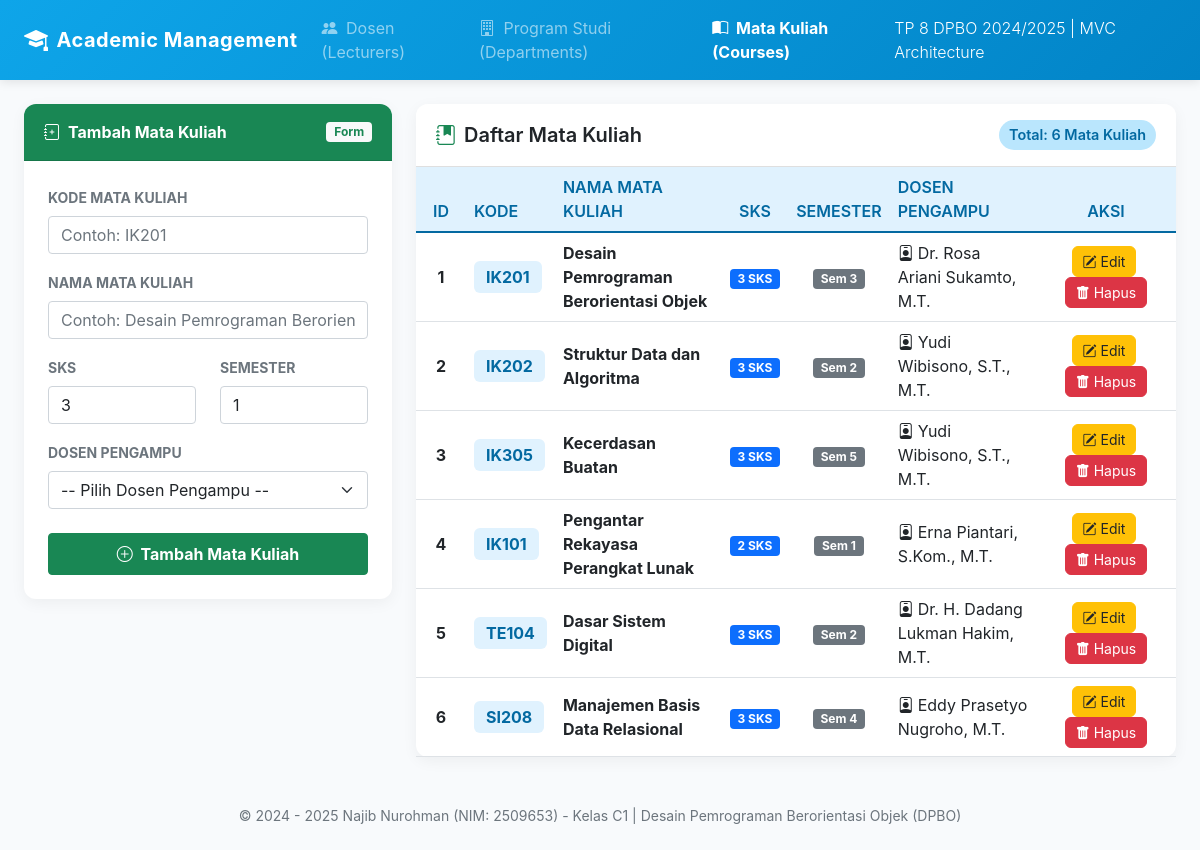
The page /Project/course.php on the database its author committed.
### tables this page shows
CREATE TABLE `courses` (
  `id` INT AUTO_INCREMENT PRIMARY KEY,
  `code` VARCHAR(20) NOT NULL UNIQUE,
  `name` VARCHAR(100) NOT NULL,
  `credits` INT NOT NULL,
  `semester` INT NOT NULL,
  `lecturer_id` INT NULL,
  CONSTRAINT `fk_courses_lecturers` FOREIGN KEY (`lecturer_id`) 
    REFERENCES `lecturers` (`id`) ON DELETE SET NULL ON UPDATE CASCADE
);

CREATE TABLE `lecturers` (
  `id` INT AUTO_INCREMENT PRIMARY KEY,
  `name` VARCHAR(100) NOT NULL,
  `nidn` VARCHAR(30) NOT NULL UNIQUE,
  `phone` VARCHAR(25) NOT NULL,
  `join_date` DATE NOT NULL,
  `department_id` INT NULL,
  CONSTRAINT `fk_lecturers_departments` FOREIGN KEY (`department_id`) 
    REFERENCES `departments` (`id`) ON DELETE SET NULL ON UPDATE CASCADE
);

### Project/models/DB.php (called while the page is built, shortened)
<?php
class DB {
    private $hostname;
    private $username;
    private $password;
    private $dbname;
    private $conn;
    function __construct($hostname, $username, $password, $dbname) {
        $this->hostname = $hostname;
        $this->username = $username;
        $this->password = $password;
        $this->dbname = $dbname;
    }
    function open() {
        $this->conn = mysqli_connect($this->hostname, $this->username, $this->password, $this->dbname);
    }
    function execute($query) {
        $this->result = mysqli_query($this->conn, $query);
        return $this->result;
    }
}
?>

### Project/models/Course.php (called while the page is built, shortened)
<?php
require_once "DB.php";
class Course extends DB {
    function getCourses() {
        $query = "SELECT courses.*, lecturers.name AS lecturer_name, departments.name AS department_name
                  FROM courses
                  LEFT JOIN lecturers ON courses.lecturer_id = lecturers.id
                  LEFT JOIN departments ON lecturers.department_id = departments.id
                  ORDER BY courses.id ASC";
        return $this->execute($query);
    }
}
?>

### Project/controllers/CourseController.php (called while the page is built, shortened)
<?php
require_once "models/Course.php";
require_once "views/CourseView.php";
class CourseController {
    private $course;
    private $lecturer;
    private $view;
    public function __construct() {
        $this->course = new Course(Config::$hostname, Config::$username, Config::$password, Config::$dbname);
        $this->lecturer = new Lecturer(Config::$hostname, Config::$username, Config::$password, Config::$dbname);
        $this->view = new CourseView();
    }
    public function index() {
        $this->course->open();
        $this->lecturer->open();
        $this->course->getCourses();
        $courses = [];
        while ($row = $this->course->getResult()) {
            $courses[] = $row;
        }
        $this->lecturer->getLecturers();
        $lecturers = [];
        while ($row = $this->lecturer->getResult()) {
            $lecturers[] = $row;
        }
        $this->view->render($courses, $lecturers);
    }
}
?>

### Project/views/CourseView.php (the view, shortened to what this page needs)
<?php
class CourseView {
    public function render($courses, $lecturers, $editData = null) {
        $tableContent = "";
        foreach ($courses as $row) {
            $lecturerBadge = !empty($row['lecturer_name'])
                ? '<span class="fw-semibold text-dark"><i class="bi bi-person-badge me-1"></i>' . htmlspecialchars($row['lecturer_name']) . '</span>'
                : '<span class="text-muted fst-italic">Belum Ditentukan</span>';
            $tableContent .= '<tr>
                <td class="text-center fw-bold">' . $row['id'] . '</td>
                <td><span class="badge-dept fw-bold">' . htmlspecialchars($row['code']) . '</span></td>
                <td><span class="fw-bold text-dark">' . htmlspecialchars($row['name']) . '</span></td>
                <td class="text-center"><span class="badge bg-primary">' . $row['credits'] . ' SKS</span></td>
                <td class="text-center"><span class="badge bg-secondary">Sem ' . $row['semester'] . '</span></td>
                <td>' . $lecturerBadge . '</td>
                <td class="text-center">
                    <a href="course.php?action=edit&id=' . $row['id'] . '" class="btn btn-warning btn-action text-dark me-1" title="Edit">
                        <i class="bi bi-pencil-square"></i> Edit
                    </a>
                    <a href="course.php?action=delete&id=' . $row['id'] . '" class="btn btn-danger btn-action" onclick="return confirm(\'Apakah Anda yakin ingin menghapus mata kuliah ini?\')" title="Hapus">
                        <i class="bi bi-trash-fill"></i> Hapus
                    </a>
                </td>
            </tr>' . "\n";
        }
    }
}
?>

### rows shown on the page
courses: id "1", code "IK201", name "Desain Pemrograman Berorientasi Objek", credits "3", semester "3", lecturer.name "Dr. Rosa Ariani Sukamto, M.T."
courses: id "2", code "IK202", name "Struktur Data dan Algoritma", credits "3", semester "2", lecturer.name "Yudi Wibisono, S.T., M.T."
courses: id "3", code "IK305", name "Kecerdasan Buatan", credits "3", semester "5", lecturer.name "Yudi Wibisono, S.T., M.T."
courses: id "4", code "IK101", name "Pengantar Rekayasa Perangkat Lunak", credits "2", semester "1", lecturer.name "Erna Piantari, S.Kom., M.T."
courses: id "5", code "TE104", name "Dasar Sistem Digital", credits "3", semester "2", lecturer.name "Dr. H. Dadang Lukman Hakim, M.T."
courses: id "6", code "SI208", name "Manajemen Basis Data Relasional", credits "3", semester "4", lecturer.name "Eddy Prasetyo Nugroho, M.T."
